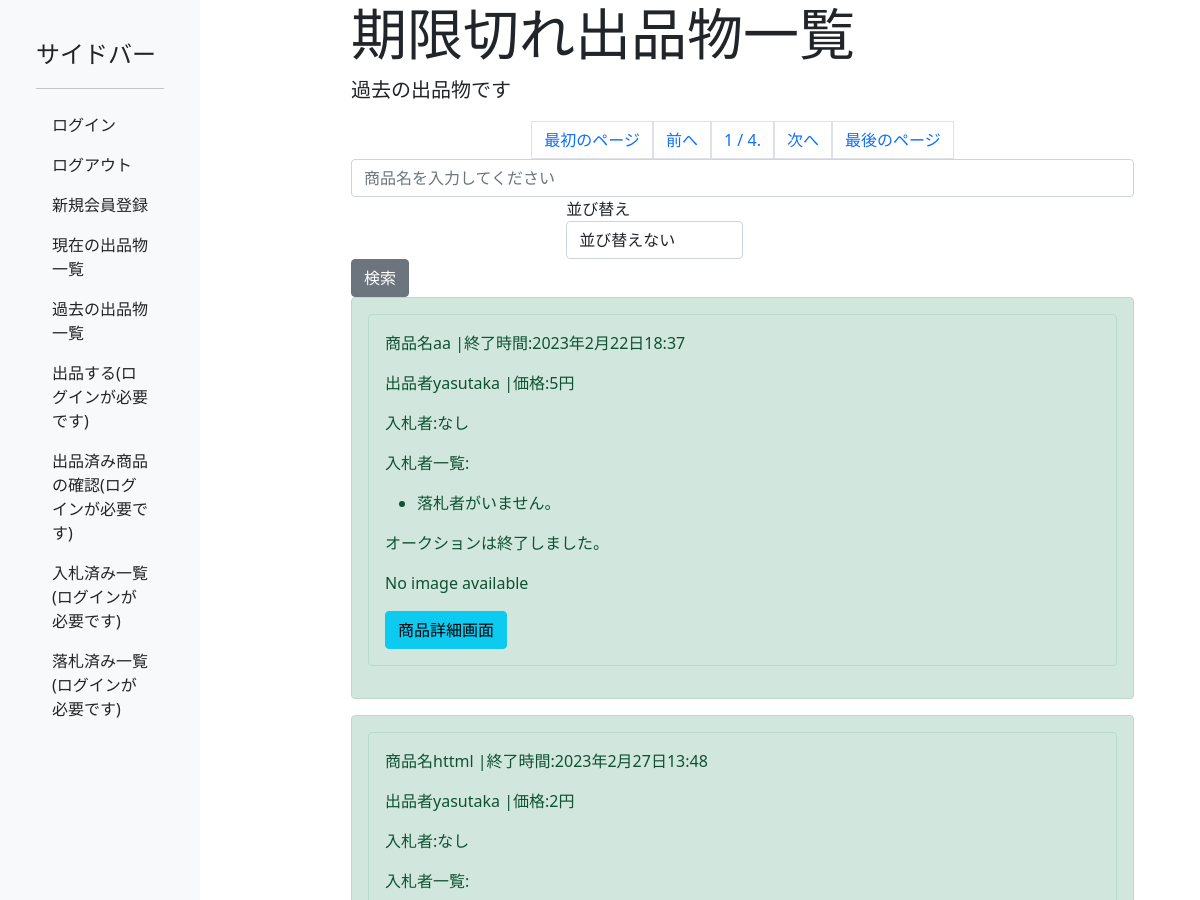
The page /productlistafter/ (upper part) on the database as committed earlier.
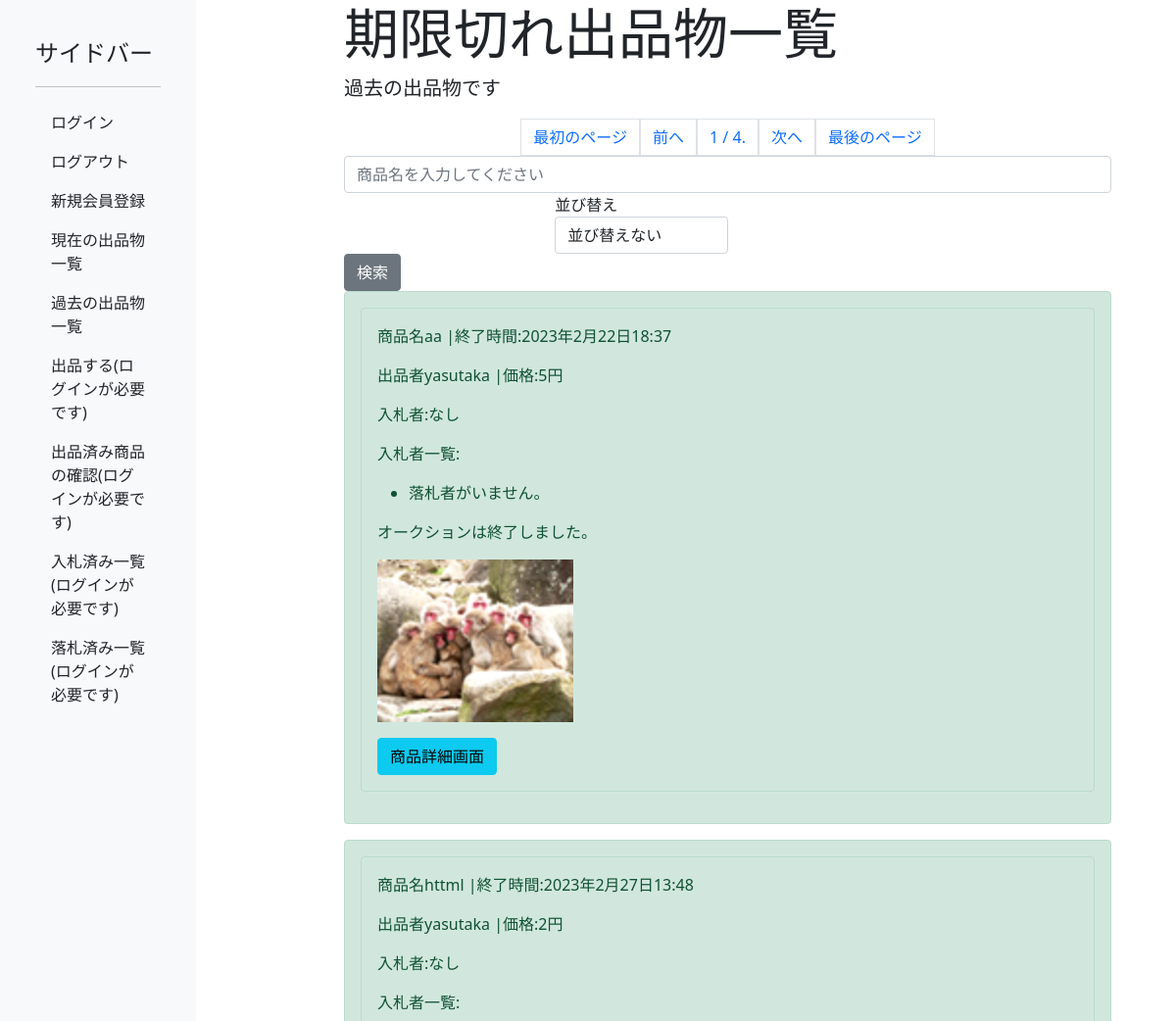
The same page on the database as committed later.
### boardapp/models.py (models this page shows, shortened)
class Product(models.Model):
    name = models.CharField(max_length=255, unique=False)
    description = models.TextField(unique=False)
    price = models.PositiveIntegerField(unique=False)
    end_time = models.DateTimeField(null=True, blank=True, unique=False)
    image = models.ImageField(default="no_image.jpeg", upload_to='product_images', null=True, blank=True, unique=False)
    user = models.ForeignKey(User, on_delete=models.CASCADE)
    slug = models.SlugField(unique=False)
    bid_name = models.CharField(max_length=255, null=True, blank=True, unique=False)
    sold = models.BooleanField(default=False,null=True, blank=True, unique=False)
    buyers = models.ManyToManyField(
    User, # 関連付けるモデルを指定する
    blank=True, # フィールドが必須でないことを示す（フォームの空欄を許可）
    null=True, # 入札者が最初は存在しないことを示す
    related_name='bought_products',
    )
    highest_bidder = models.ForeignKey(#最高入札者
    User,
    on_delete=models.SET_NULL,
    related_name='highest_bids',
    null=True,
    blank=True,
    default="",
    )

### boardapp/views.py (the view)
# urls.py: path('productlistafter/', views.Productlistafter.as_view(), name='Productlistafter'),
class Productlistafter(ListView):#listviewは全ての指定モデルのオブジェクトを得る
    model = Product
    template_name = "productlistafter.html"
    paginate_by = 5#ページネーション、１ページにオブジェクトを5件ずつ表示する
    def get_queryset(self):
        queryset = super().get_queryset()
        queryset = queryset.filter(sold=True).order_by('end_time')
        search_word = self.request.GET.get('search_name', '')
        if search_word:
            queryset = queryset.filter(name__contains=search_word)
        sort_option = self.request.GET.get('my_select', '')
        if sort_option == 'option2':
            queryset = queryset.order_by('price')
        elif sort_option == 'option3':
            queryset = queryset.order_by('-price')
        return queryset
    def get_context_data(self, **kwargs):
        context = super().get_context_data(**kwargs)
        context['search_name'] = self.request.GET.get('search', '')
        return context

### boardapp/templatetags/sets.py (called while the page is built)
@register.simple_tag
def sets(var_name, var_value):
    return var_value

### templates/Productlistafter.html (shortened to what this page needs)
{% extends "base.html"%}
{% block header %}
<div class="jumbotron jumbotron-fluid">
    <div class="container">
      <h1 class="display-4">期限切れ出品物一覧</h1>
      <p class="lead">過去の出品物です</p>
    </div>
  </div>
  {% load sets %}
{% sets search_name request.GET.search_name as search_name%}
{% endblock header%}
{% block content %}
<div class="pagination justify-content-center">
    {% if page_obj.has_other_pages %}
    {% if page_obj.number > 1 %}
        <a href="?page=1&search_name={{request.GET.search_name }}" class="page-link">最初のページ</a>
    {% else %}
        <a href="#" class="page-link">最初のページ</a>
    {% endif %}
    {% endif %}
    {% if page_obj.has_previous %}
        <!-- 前のページへのリンク http://127.0.0.1:8000/productlist/?search_name=検索後
        　　　のようなページ数と検索窓のワードを埋め込んだurlを作成する-->
        <a href="?page={{ page_obj.previous_page_number }}&search_name={{request.GET.search_name }}&my_select={{request.GET.my_select}}" class="page-link">前へ</a>
    {% else %}
        <span class="disabled page-link">前へ</span>
    {% endif %}
    <span class="current-page page-link" style="pointer-events:none;">
        {{ page_obj.number }} / {{ page_obj.paginator.num_pages }}.
    </span>
    {% if page_obj.has_next %}
        <a href="?page={{ page_obj.next_page_number }}&search_name={{request.GET.search_name }}&my_select={{request.GET.my_select}}" class="page-link">次へ</a>
    {% else %}
        <span class="disabled page-link">次へ</span>
    {% endif %}
    {% if page_obj.has_other_pages %}
        {% if page_obj.number < page_obj.paginator.num_pages %}
            <a href="?page={{ page_obj.paginator.num_pages }}&search_name={{request.GET.search_name }}&my_select={{request.GET.my_select}}" class="page-link">最後のページ</a>
        {% else %}
            <a href="#" class="page-link">最後のページ</a>
        {% endif %}
    {% endif %}
</div>
    <div class="container">
        <form method="GET" class="form-inline my-2 my-lg-0">
          <input class="form-control mr-sm-2" type="text" name="search_name" placeholder="商品名を入力してください" value="{{ request.GET.search_name }}">
  <div class="form-group">
    <div class="col-sm-6">
      <label for="exampleFormControlSelect1">並び替え</label>
      <select class="form-control" id="exampleFormControlSelect1" name="my_select" >
        <option value="option1"{% if request.GET.my_select == "option1" %} selected{% endif %}>並び替えない</option>
      </select>
    </div>
  </div>
          <button class="btn btn-secondary my-2 my-sm-0" type="submit">検索</button>
        </form>
        {% for item in object_list %}
        {% if search_name in item.name %}
          <div class="alert alert-success" role="alert">
            <div class="alert alert-success" role="alert">
              <p>商品名{{ item.name }} |終了時間:{{ item.end_time }}</p>
              <p>出品者{{ item.user }} |価格:{{ item.price }}円</p>
              {% if item.highest_bidder == None %}
              <p>入札者:なし</p>
              {% else %}
              <p>落札者:{{item.highest_bidder}}</p>
              {% endif %}
              <p>入札者一覧:</p>
              <ul>
              {% for buyer in item.buyers.all %}
                  <li>{{ buyer.username }}</li>
              {% empty %}
                  <li>落札者がいません。</li>
              {% endfor %}
              </ul>
              <p id="countdown-{{item.pk}}"></p>
              {% if item.image %}
                <p><img src="{{ item.image.url }}" alt="{{ item.name }}" class="img-fluid"width=200></p>
              {% else %}
                <p>No image available</p>
              {% endif %}
              <a class="btn btn-info" href="{% url 'product_detail' item.slug %}" role="button">商品詳細画面</a>
            </div>
          </div>
        {% endif %}
        {% endfor %}
    </div>
{% endblock content %}

Rows that differ between the two databases and show on the page:
changed Product "aa": image: picture added; no longer shows "No image available"
